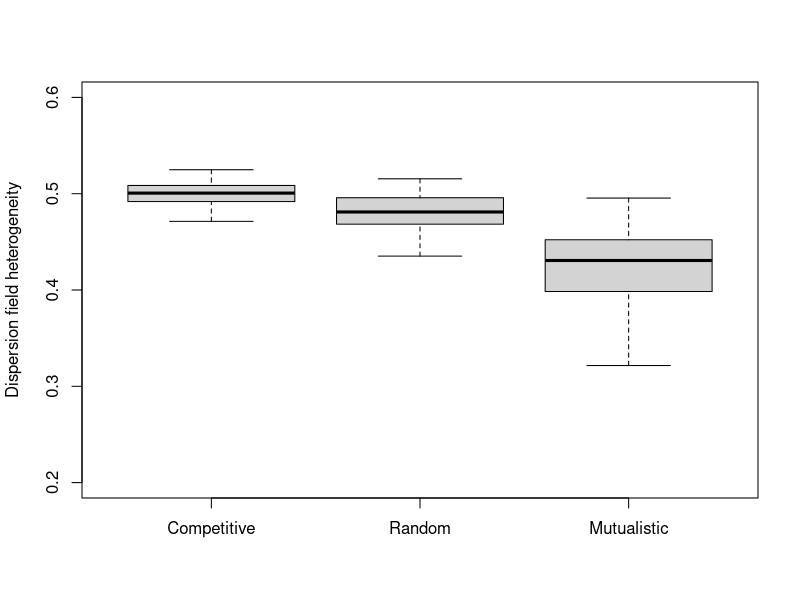

Write the R code that produced this figure.
###############################################################################
#####                                                                     #####
#####  Please consult README.txt file before continuing with this script  #####
#####                                                                     #####
###############################################################################

# This script outlines the functions used for the demonstrative simulation 
# used to illustrate how dispersion field heterogeneity is related to 
# competitive, random and mutualistic associations between species 
# for different levels of species richness and occupancy (Appendix S1) 

install.packages("vegan")
library(vegan)

###############################################################################

# Here is were you change the number of species used in the simulations
S <- 10

# Here is were you change the occuancy used in the simulations
# Note: this must be a positive integer smaller than 10
Range.size <- 4

# Here is were you set the number of replicate simulations
Replicates <- 100

###############################################################################

# Create blank vectors for the outcomes of each replicate for the competitive (comp),
# random (rand) annd mutualistic (mut) associations.
RSP.comp <- rep(NA,Replicates)
RSP.rand <- rep(NA,Replicates)
RSP.mut <- rep(NA,Replicates)

###############################################################################

# Start the simulations
for (i in 1:Replicates) {
  
#############################
  # Competition model
  mat <- matrix(0,ncol=10,nrow=S)
  mat[,1] <- 1    # All species present in first quadrat
  mat[1,] <- 1    # Species 1 is present in all 10 quadrats

    for (k in 2:S) {
      id <- 2:10
      rich <- colSums(mat[,2:10])
      like <- rich/(k-1)
      like <- 1/like # Likelihood of colonisation is proportional to inverse richness
      pres.site <- sample(id,(Range.size-1),replace=F,prob= like)
      mat[k,c(pres.site)] <- 1
    }

  # Calculate the dispersion field heterogeneity    
  GROUP <- rep(1,S)
  ran.dist <- raupcrick(mat, null = "r1", nsimul = 99, chase = FALSE)
  disper <- betadisper(ran.dist,GROUP)
  RSP.comp[i]  <- mean(disper$distances)
  
#############################
  # Random model
  mat <- matrix(0,ncol=10,nrow=S)
  mat[,1] <- 1    # All species present in first quadrat
  mat[1,] <- 1    # Species 1 is present in all 10 quadrats
  
    for (k in 2:S) {
      pr.ab <- c(rep(1,(Range.size-1)),rep(0,10-Range.size))
      mat[k,2:10] <- sample(pr.ab,9,replace=F)
    }

  # Calculate the dispersion field heterogeneity    
  GROUP <- rep(1,S)
  ran.dist <- raupcrick(mat, null = "r1", nsimul = 99, chase = FALSE)
  disper <- betadisper(ran.dist,GROUP)
  RSP.rand[i]  <- mean(disper$distances)

#############################
  # Mutualistic model
  mat <- matrix(0,ncol=10,nrow=S)
  mat[,1] <- 1    # All species present in first quadrat
  mat[1,] <- 1    # Species 1 is present in all 10 quadrats

    for (k in 2:S) {
      id <- 2:10
      rich <- colSums(mat[,2:10])
      like <- rich/(k-1) # Likelihood of colonisation is proportional to richness
      pres.site <- sample(id,(Range.size-1),replace=F,prob= like)
      mat[k,c(pres.site)] <- 1
    }
    
  # Calculate the dispersion field heterogeneity    
  GROUP <- rep(1,S)
  ran.dist <- raupcrick(mat, null = "r1", nsimul = 99, chase = FALSE)
  disper <- betadisper(ran.dist,GROUP)
  RSP.mut[i]  <- mean(disper$distances)
}

################################################################################

# Make the plot used in Figure S1

Output <- cbind(RSP.comp,RSP.rand,RSP.mut)
colnames(Output) <- c("Competitive", "Random", "Mutualistic") 
boxplot(Output, ylim=c(0.2,0.6), outline=F, ylab="Dispersion field heterogeneity")

################################################################################